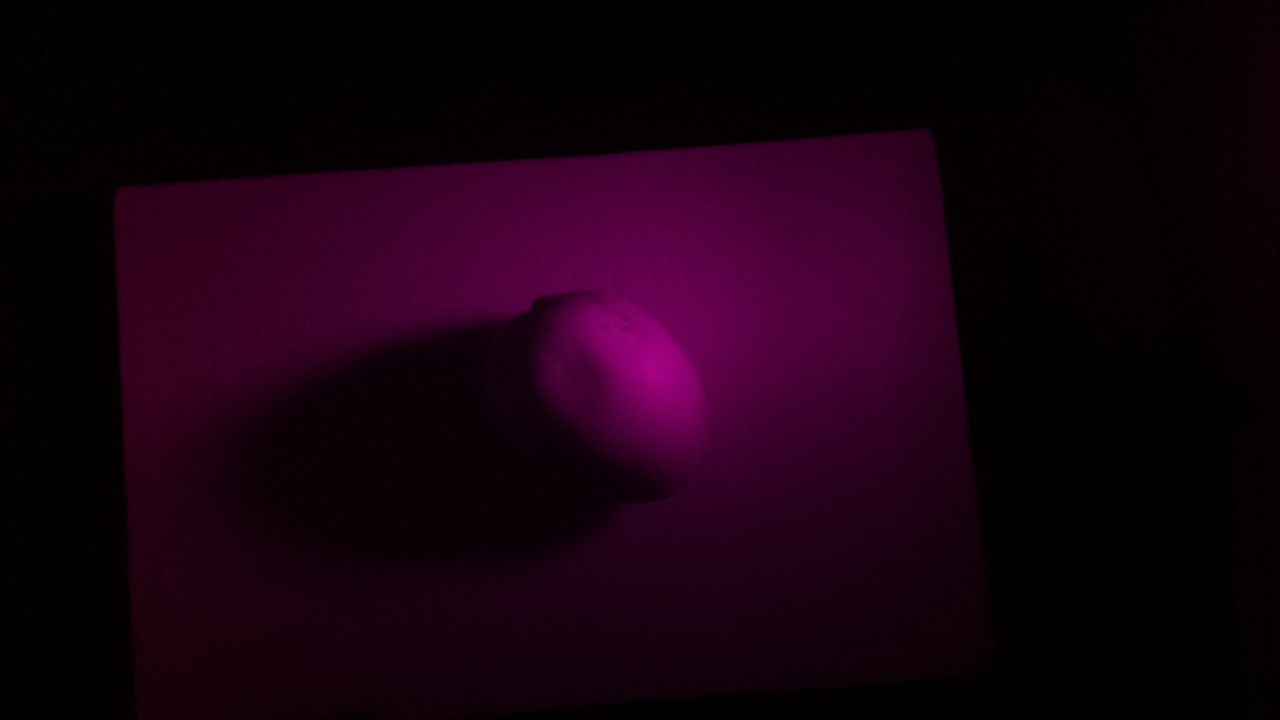
#> input picture notebooks/mango_nir_1780241643.jpg, 1280 x 720 px
$ jupyter execute prueba_nir.ipynb
#> lines starting #> are read from the running program, lines starting #| are printed output that depends on the picture
[cell 1]
import cv2
import numpy as np
import matplotlib.pyplot as plt

def revelar_dano_nir(ruta_imagen):
    # 1. Leer la imagen original (Fucsia)
#> called with ruta_imagen = 'mango_nir_1780241643.jpg'
    img_nir = cv2.imread(ruta_imagen)
#> img_nir is the input picture: shape (720, 1280, 3); mean B, G, R 14.9, 0.7, 23.1

    # 2. Extraer el canal Rojo (En cámaras NoIR, el canal rojo captura más luz infrarroja)
    # OpenCV lee en formato BGR, por lo que el Rojo es el índice 2
    canal_ir = img_nir[:, :, 2]
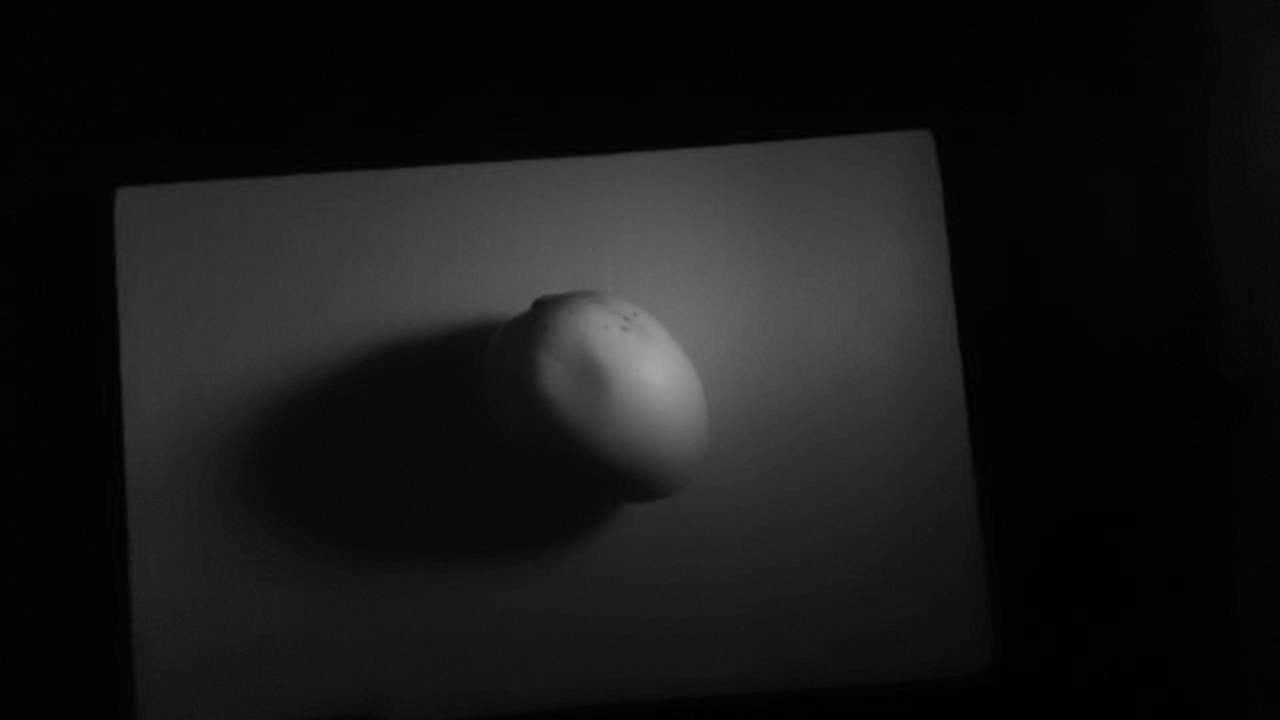
#> canal_ir: shape (720, 1280); min 0, max 165, mean 23.1

    # 3. Ecualización del Histograma Adaptativa (CLAHE)
    # Esto es CRÍTICO para el daño mecánico: aumenta el contraste micro-local
    # para que las magulladuras oscuras resalten contra la piel sana.
    clahe = cv2.createCLAHE(clipLimit=3.0, tileGridSize=(8, 8))
    nir_mejorado = clahe.apply(canal_ir)
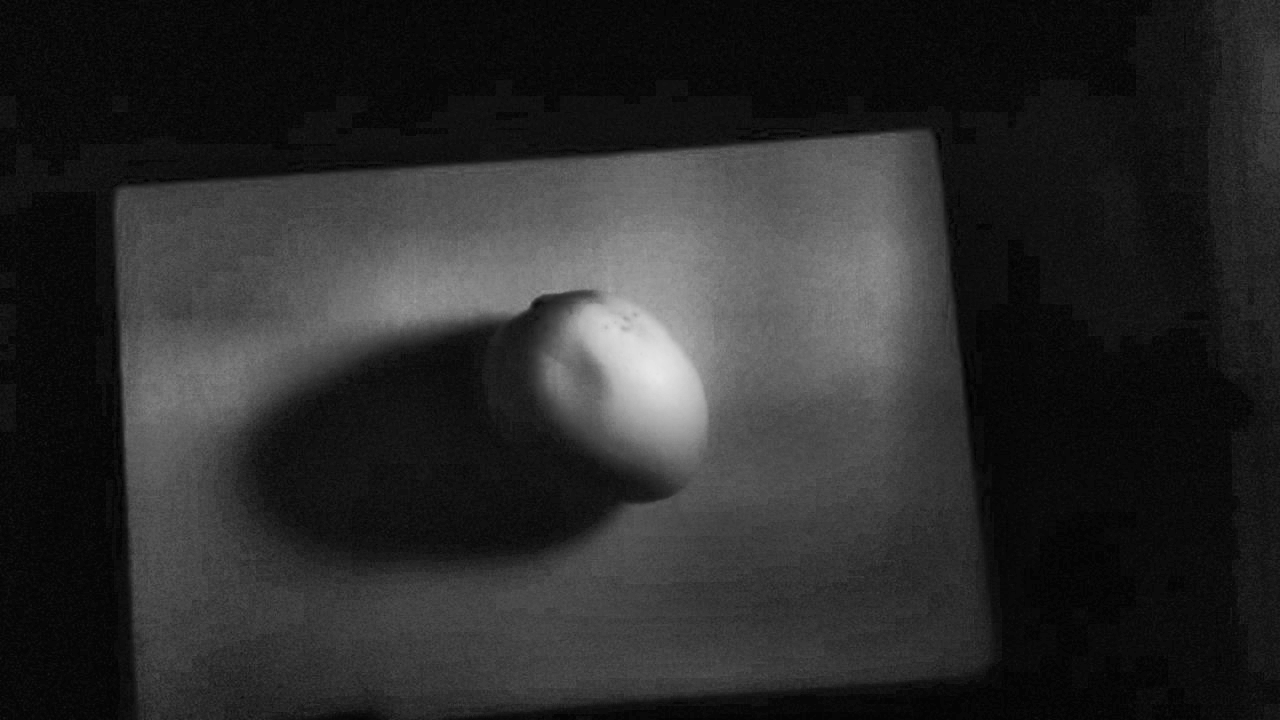
#> nir_mejorado: shape (720, 1280); min 1, max 230, mean 42.9

    # 4. Mapa de Falso Color (Heatmap)
    # Transforma los grises en colores térmicos para que el ojo humano lo vea mejor.
    # El tejido dañado absorberá la luz IR (se verá azul/oscuro), el sano la refleja (rojo/amarillo).
    nir_pseudocolor = cv2.applyColorMap(nir_mejorado, cv2.COLORMAP_JET)
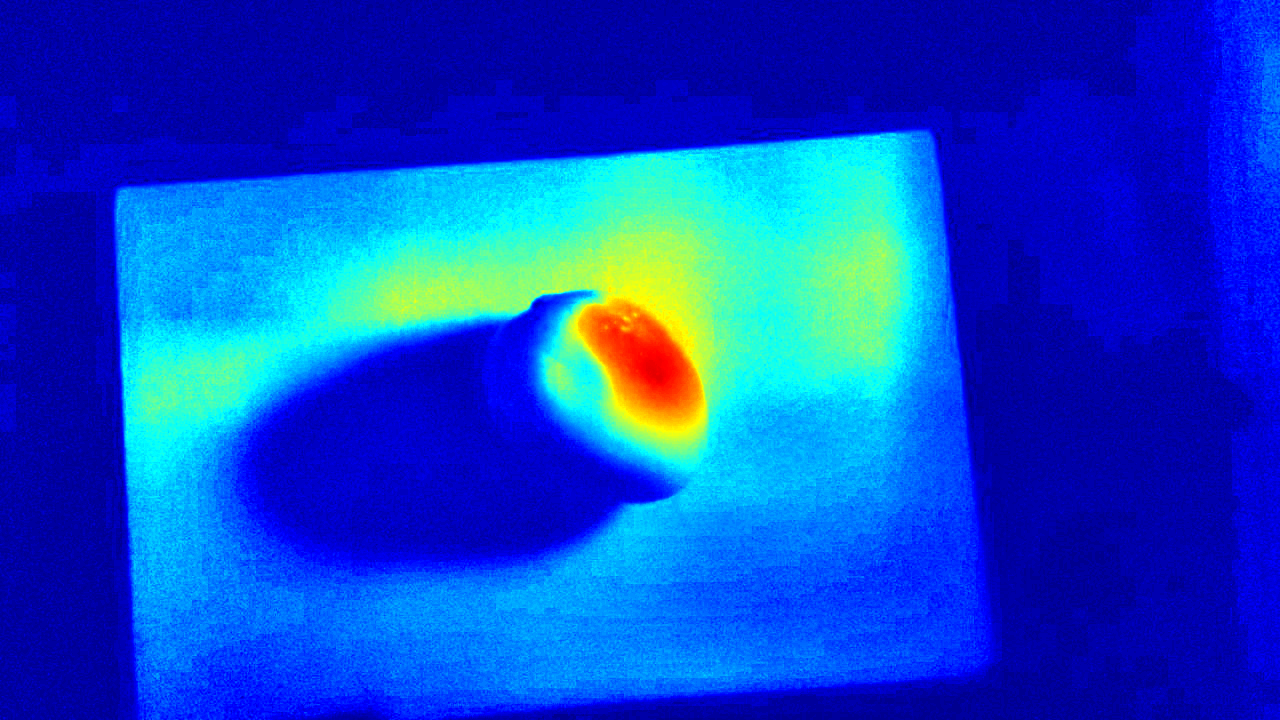
#> nir_pseudocolor: shape (720, 1280, 3); mean B, G, R 202, 70.2, 12

    # Visualizar
    plt.figure(figsize=(15, 5))

    plt.subplot(1, 3, 1)
    plt.title("Original (Fucsia)")
    plt.imshow(cv2.cvtColor(img_nir, cv2.COLOR_BGR2RGB))

    plt.subplot(1, 3, 2)
    plt.title("Intensidad IR + CLAHE")
    plt.imshow(nir_mejorado, cmap='gray')

    plt.subplot(1, 3, 3)
    plt.title("Espectro Falso Color")
    plt.imshow(cv2.cvtColor(nir_pseudocolor, cv2.COLOR_BGR2RGB))

    plt.tight_layout()
    plt.show()
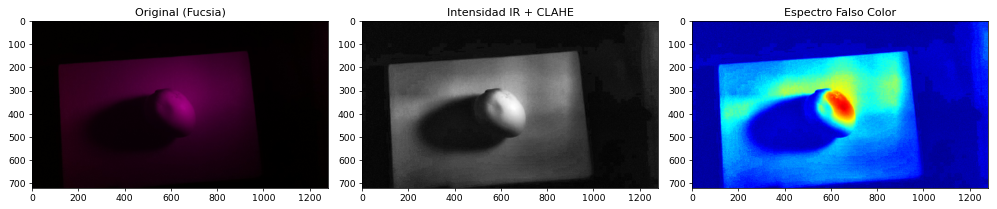
#> figure drawn by matplotlib, 3 panels

# Pruébalo con tu foto
revelar_dano_nir('mango_nir_1780241643.jpg')
